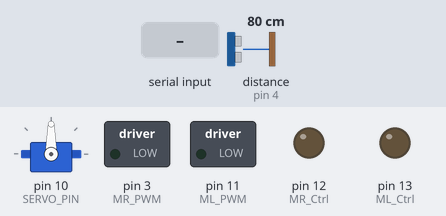
Recording of a sketch running on a simulated Arduino Uno, built with avr-gcc and run on an emulated ATmega328P. On the bench: servo, switched loads named in the sketch (green lamp = pin HIGH), output pins drawn as LEDs (lit = HIGH). Wiring (inferred from the names in the program): ultrasonic range finder: trigger pin 5; echo pin 4. Inputs (shaded band) come from the test bench; at power-on: distance to the obstacle (sensor on pin 4) 80 cm. The echo pulse lasts 58.3 µs per cm; pins used as bus, display or sensor lines are not drawn.

Above: at 2.0 s.
2.1 s: "F" received over Serial
At 2.4 s:
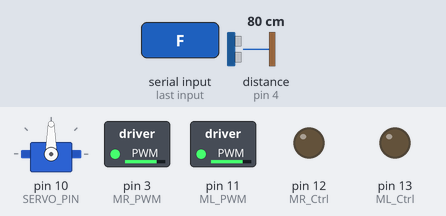
3.6 s: byte 45 ('-') received over Serial
At 4.7 s:
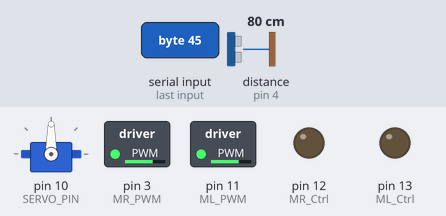
5.1 s: "B" received over Serial
At 5.9 s:
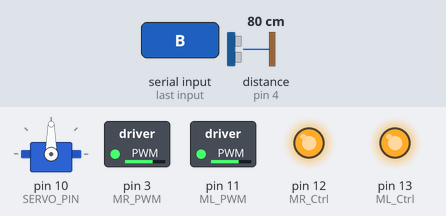
6.6 s: "L" received over Serial
At 7.0 s:
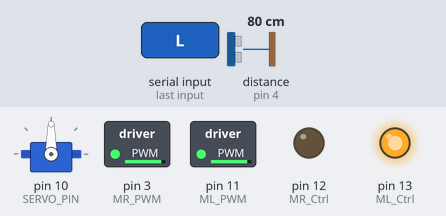
8.1 s: "R" received over Serial
At 8.4 s:
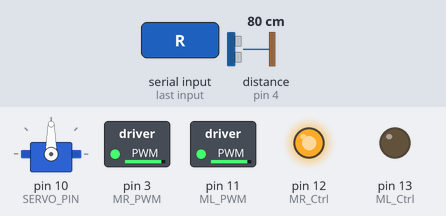
9.6 s: "A" received over Serial
At 10.6 s:
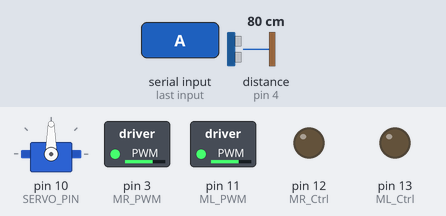
Timing chart, 0 to 12.1 s (numbered marks = the images above; inputs shaded):
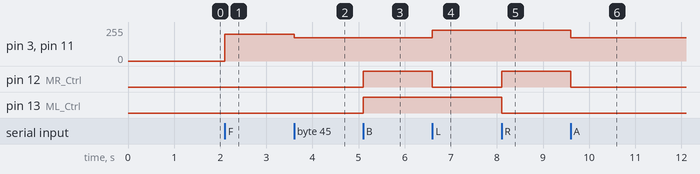

Measured:
- after the input at 2.1 s, pin 3 (MR_PWM), pin 11 (ML_PWM): 0/255 → 200/255 at once
- after the input at 3.6 s, pin 3 (MR_PWM), pin 11 (ML_PWM): 200/255 → 175/255 at once
- after the input at 5.1 s, pin 12 (MR_Ctrl), pin 13 (ML_Ctrl): LOW → HIGH at once
- after the input at 6.6 s, pin 3 (MR_PWM), pin 11 (ML_PWM): 175/255 → 230/255 at once; pin 12 (MR_Ctrl): HIGH → LOW at once
- after the input at 8.1 s, pin 12 (MR_Ctrl): LOW → HIGH at once; pin 13 (ML_Ctrl): HIGH → LOW at once
- after the input at 9.6 s, pin 3 (MR_PWM), pin 11 (ML_PWM): 230/255 → 175/255 at once; pin 12 (MR_Ctrl): HIGH → LOW at once

The sketch:

arduino.ino
```cpp
#include <Servo.h>   // viene con el Arduino IDE

/*
 Mini Tank Robot V2 - version avanzada (base: leccion 15)
 Comandos Bluetooth:
  F B L R S  -> control manual
  M          -> modo seguir luz (el robot se mueve)
  C          -> modo camara (robot quieto, la cabeza sigue la luz)
  A          -> modo esquivar obstaculos automatico
  N          -> volver a manual (detenido)
  +  -       -> subir / bajar velocidad
*/

unsigned char start01[] = {0x01,0x02,0x04,0x08,0x10,0x20,0x40,0x80,0x80,0x40,0x20,0x10,0x08,0x04,0x02,0x01};
unsigned char front[] = {0x00,0x00,0x00,0x00,0x00,0x24,0x12,0x09,0x12,0x24,0x00,0x00,0x00,0x00,0x00,0x00};
unsigned char back[] = {0x00,0x00,0x00,0x00,0x00,0x24,0x48,0x90,0x48,0x24,0x00,0x00,0x00,0x00,0x00,0x00};
unsigned char left[] = {0x00,0x00,0x00,0x00,0x00,0x00,0x44,0x28,0x10,0x44,0x28,0x10,0x44,0x28,0x10,0x00};
unsigned char right[] = {0x00,0x10,0x28,0x44,0x10,0x28,0x44,0x10,0x28,0x44,0x00,0x00,0x00,0x00,0x00,0x00};
unsigned char STOP01[] = {0x2E,0x2A,0x3A,0x00,0x02,0x3E,0x02,0x00,0x3E,0x22,0x3E,0x00,0x3E,0x0A,0x0E,0x00};
unsigned char clear[] = {0x00,0x00,0x00,0x00,0x00,0x00,0x00,0x00,0x00,0x00,0x00,0x00,0x00,0x00,0x00,0x00};

#define SCL_Pin  A5
#define SDA_Pin  A4

#define ML_Ctrl 13
#define ML_PWM 11
#define MR_Ctrl 12
#define MR_PWM 3

#define LUZ_IZQ A1
#define LUZ_DER A2

// CAMBIAR segun el manual de tu kit
#define TRIG_PIN 5     // CAMBIAR (Proyecto 5 u 11)
#define ECHO_PIN 4     // CAMBIAR (Proyecto 5 u 11)
#define SERVO_PIN 10   // CAMBIAR (Proyecto 4)

const int UMBRAL_LUZ = 650;
const int DIST_MIN = 15;                    // cm
const unsigned long INTERVALO_MEDIDA = 60;  // ms entre mediciones

// Ajustes del modo camara
const int CENTRO = 90;
const int ANGULO_MIN = 20;
const int ANGULO_MAX = 160;
const int ZONA_MUERTA = 40;    // diferencia minima de luz para moverse
const int PASO = 2;            // grados por ciclo
const bool INVERTIR = false;   // true si la cabeza gira al lado contrario

enum Modo { MANUAL, LUZ, AUTO, CAMARA };
Modo modo = MANUAL;

Servo cabeza;
int anguloCabeza = CENTRO;

char ultimoComando = 'S';
int velocidad = 200;              // 100 a 255
long distancia = 999;
unsigned long tMedida = 0;
char patronActual = 0;

void setup() {
  Serial.begin(9600);
  pinMode(SCL_Pin, OUTPUT);
  pinMode(SDA_Pin, OUTPUT);
  pinMode(ML_Ctrl, OUTPUT);
  pinMode(ML_PWM, OUTPUT);
  pinMode(MR_Ctrl, OUTPUT);
  pinMode(MR_PWM, OUTPUT);
  pinMode(TRIG_PIN, OUTPUT);
  pinMode(ECHO_PIN, INPUT);

  cabeza.attach(SERVO_PIN);
  cabeza.write(CENTRO);

  matrix_display(clear);
  matrix_display(start01);
  delay(800);
  Car_Stop();
  mostrar(STOP01, 'S');
}

void loop() {
  leerBluetooth();
  actualizarDistancia();

  switch (modo) {
    case MANUAL: modoManual(); break;
    case LUZ:    modoLuz();    break;
    case AUTO:   modoAuto();   break;
    case CAMARA: modoCamara(); break;
  }
}

/************** Cambio de modo **************/
void cambiarModo(Modo nuevo) {
  if (modo == CAMARA && nuevo != CAMARA) {
    anguloCabeza = CENTRO;      // al salir, la cabeza vuelve al frente
    cabeza.write(CENTRO);
  }
  modo = nuevo;
}

/************** Comunicacion y sensores **************/
void leerBluetooth() {
  while (Serial.available() > 0) {
    char c = Serial.read();
    switch (c) {
      case 'F': case 'B': case 'L': case 'R': case 'S':
        cambiarModo(MANUAL);
        ultimoComando = c;
        break;
      case 'M': cambiarModo(LUZ);  break;
      case 'A': cambiarModo(AUTO); break;
      case 'C':
        cambiarModo(CAMARA);
        Car_Stop();
        mostrar(STOP01, 'S');
        break;
      case 'N':
        cambiarModo(MANUAL);
        ultimoComando = 'S';
        break;
      case '+': velocidad = min(255, velocidad + 25); break;
      case '-': velocidad = max(100, velocidad - 25); break;
    }
  }
}

long medirDistancia() {
  digitalWrite(TRIG_PIN, LOW);
  delayMicroseconds(2);
  digitalWrite(TRIG_PIN, HIGH);
  delayMicroseconds(10);
  digitalWrite(TRIG_PIN, LOW);
  long duracion = pulseIn(ECHO_PIN, HIGH, 30000);
  if (duracion == 0) return 999;
  return duracion / 58;
}

void actualizarDistancia() {
  if (modo == CAMARA) return;   // la cabeza esta girando: la medida no sirve
  if (millis() - tMedida >= INTERVALO_MEDIDA) {
    distancia = medirDistancia();
    tMedida = millis();
  }
}

/************** Modos de operacion **************/
void modoManual() {
  // El freno solo bloquea avanzar; retroceder y girar siguen permitidos
  if (ultimoComando == 'F' && distancia < DIST_MIN) {
    Car_Stop();
    mostrar(STOP01, 'S');
    return;
  }
  switch (ultimoComando) {
    case 'F': Car_front(); mostrar(front, 'F');  break;
    case 'B': Car_back();  mostrar(back, 'B');   break;
    case 'L': Car_left();  mostrar(left, 'L');   break;
    case 'R': Car_right(); mostrar(right, 'R');  break;
    default:  Car_Stop();  mostrar(STOP01, 'S'); break;
  }
}

void modoLuz() {
  if (distancia < DIST_MIN) {
    Car_Stop();
    mostrar(STOP01, 'S');
    return;
  }
  int izq = analogRead(LUZ_IZQ);
  int der = analogRead(LUZ_DER);

  if (izq > UMBRAL_LUZ && der > UMBRAL_LUZ) {
    Car_front();
    mostrar(front, 'F');
  } else if (izq > UMBRAL_LUZ && der <= UMBRAL_LUZ) {
    Car_left();
    mostrar(left, 'L');
  } else if (izq <= UMBRAL_LUZ && der > UMBRAL_LUZ) {
    Car_right();
    mostrar(right, 'R');
  } else {
    Car_Stop();
    mostrar(STOP01, 'S');
  }
}

void modoAuto() {
  if (distancia < DIST_MIN) {
    // Obstaculo: frena, retrocede un poco y gira
    Car_Stop();
    mostrar(STOP01, 'S');
    delay(150);
    Car_back();
    mostrar(back, 'B');
    delay(400);
    Car_right();
    mostrar(right, 'R');
    delay(450);
    Car_Stop();
  } else {
    Car_front();
    mostrar(front, 'F');
  }
}

void modoCamara() {
  Car_Stop();
  int izq = analogRead(LUZ_IZQ);
  int der = analogRead(LUZ_DER);
  int dif = izq - der;

  if (abs(dif) > ZONA_MUERTA) {
    int dir = (dif > 0) ? 1 : -1;
    if (INVERTIR) dir = -dir;
    anguloCabeza = constrain(anguloCabeza + dir * PASO, ANGULO_MIN, ANGULO_MAX);
    cabeza.write(anguloCabeza);
  }
  delay(20);
}

/************** Matriz LED **************/
// Solo redibuja si el patron cambio
void mostrar(unsigned char *patron, char id) {
  if (id != patronActual) {
    matrix_display(patron);
    patronActual = id;
  }
}

void matrix_display(unsigned char matrix_value[]) {
  IIC_start();
  IIC_send(0xc0);
  for (int i = 0; i < 16; i++) {
    IIC_send(matrix_value[i]);
  }
  IIC_end();

  IIC_start();
  IIC_send(0x8A);
  IIC_end();
}

void IIC_start() {
  digitalWrite(SCL_Pin, HIGH);
  delayMicroseconds(3);
  digitalWrite(SDA_Pin, HIGH);
  delayMicroseconds(3);
  digitalWrite(SDA_Pin, LOW);
  delayMicroseconds(3);
}

void IIC_send(unsigned char send_data) {
  for (char i = 0; i < 8; i++) {
    digitalWrite(SCL_Pin, LOW);
    delayMicroseconds(3);
    if (send_data & 0x01) {
      digitalWrite(SDA_Pin, HIGH);
    } else {
      digitalWrite(SDA_Pin, LOW);
    }
    delayMicroseconds(3);
    digitalWrite(SCL_Pin, HIGH);
    delayMicroseconds(3);
    send_data = send_data >> 1;
  }
}

void IIC_end() {
  digitalWrite(SCL_Pin, LOW);
  delayMicroseconds(3);
  digitalWrite(SDA_Pin, LOW);
  delayMicroseconds(3);
  digitalWrite(SCL_Pin, HIGH);
  delayMicroseconds(3);
  digitalWrite(SDA_Pin, HIGH);
  delayMicroseconds(3);
}

/************** Motores **************/
int velGiro() {
  return min(255, velocidad + 55);
}

void Car_front() {
  digitalWrite(MR_Ctrl, LOW);
  analogWrite(MR_PWM, velocidad);
  digitalWrite(ML_Ctrl, LOW);
  analogWrite(ML_PWM, velocidad);
}

void Car_back() {
  digitalWrite(MR_Ctrl, HIGH);
  analogWrite(MR_PWM, velocidad);
  digitalWrite(ML_Ctrl, HIGH);
  analogWrite(ML_PWM, velocidad);
}

void Car_left() {
  digitalWrite(MR_Ctrl, LOW);
  analogWrite(MR_PWM, velGiro());
  digitalWrite(ML_Ctrl, HIGH);
  analogWrite(ML_PWM, velGiro());
}

void Car_right() {
  digitalWrite(MR_Ctrl, HIGH);
  analogWrite(MR_PWM, velGiro());
  digitalWrite(ML_Ctrl, LOW);
  analogWrite(ML_PWM, velGiro());
}

void Car_Stop() {
  digitalWrite(MR_Ctrl, LOW);
  analogWrite(MR_PWM, 0);
  digitalWrite(ML_Ctrl, LOW);
  analogWrite(ML_PWM, 0);
}
```
